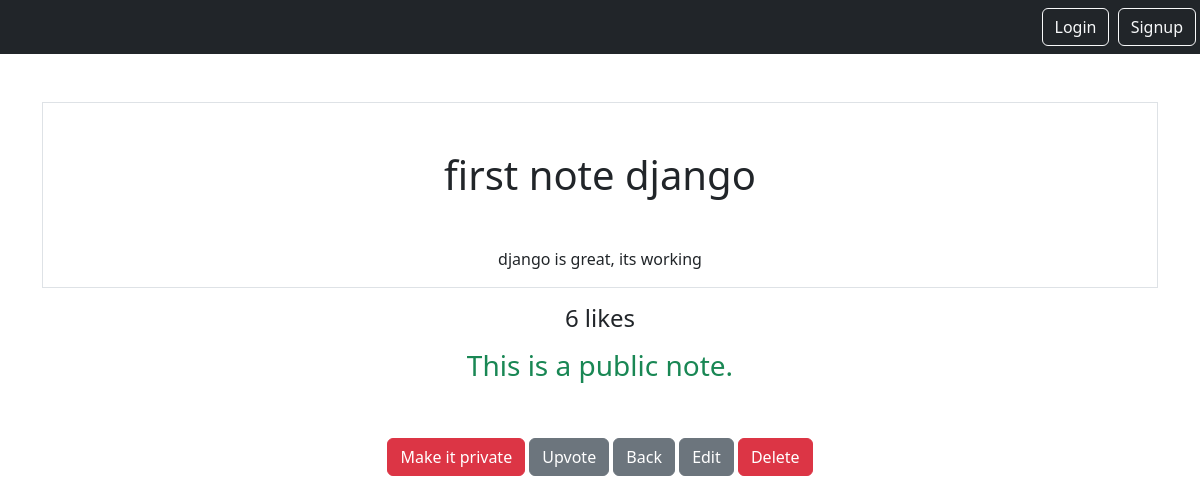
The page /smarts/notes/1 on the database its author committed.
### notes/models.py (models this page shows, shortened)
class Notes(models.Model):
    title = models.CharField(max_length=200)
    text = models.TextField()
    created = models.DateTimeField(auto_now_add=True)
    likes = models.PositiveSmallIntegerField(default=0)
    user = models.ForeignKey(User, on_delete=models.CASCADE, related_name='notes')
    public = models.BooleanField(default=False)

### notes/views.py (the view)
# urls.py: path('notes/<int:pk>', views.NoteDetailView.as_view(),name='notes.details'),
class NoteDetailView(DetailView):
    model = Notes
    context_object_name = 'note'

### notes/templates/notes/notes_detail.html (shortened to what this page needs)
{% extends "base.html" %}
{% block content%}
<div class="border round">
    <h1 class="my-5"> {{ note.title }} </h1>
    <p> {{ note.text }}</p>
</div>
<h4 class="my-3">{{note.likes}} likes</h4>
{% if note.public == True %}
<h3 class="text-success">This is a public note.</h3>
{% endif %}
<form action="{% url 'notes.public' note.id %}" method="post" class="d-inline">
    <button class="btn {% if note.public %}btn-danger{% else %}btn-success{% endif %}">
        {% if note.public %}
            Make it private
        {% else %}
            Make it public
        {% endif %}
    </button>
</form>
<form action="{% url 'notes.like' note.id %}" method="post" class="d-inline">
    <button class="btn btn-secondary">Upvote</button>
</form>
<a href="{% url 'notes.list' %}"><button class="btn btn-secondary my-5">Back</button></a>
<a href="{% url 'notes.update' note.id %}"><button class="btn btn-secondary my-5">Edit</button></a>
<a href="{% url 'notes.delete' note.id %}"><button class="btn btn-danger my-5">Delete</button></a>
{% endblock %}

### rows shown on the page
Notes: title "first note django", text "django is great, its working", likes "6"
